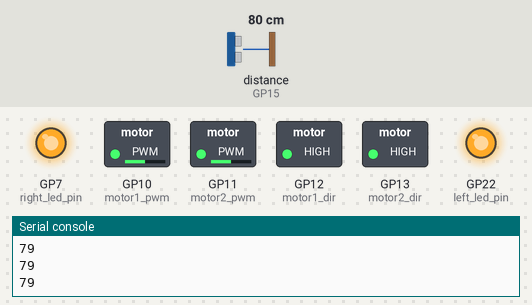
The program below on a simulated Raspberry Pi Pico running MicroPython. Parts: switched loads named in the program (green lamp = pin HIGH), output pins drawn as LEDs (lit = HIGH), the last lines printed to the serial console. The inputs (shaded band) are chosen by the test bench; at power-on: distance to the obstacle (sensor on GP15) 80 cm. The echo pulse lasts 58.3 µs per cm; random numbers come from a fixed seed; pins used as bus, display or sensor lines are not drawn.

Above: at 1.2 s.
1.3 s: distance to the obstacle (sensor on GP15) set to 5 cm
2.8 s: distance to the obstacle (sensor on GP15) set to 2 cm
At 4.0 s:
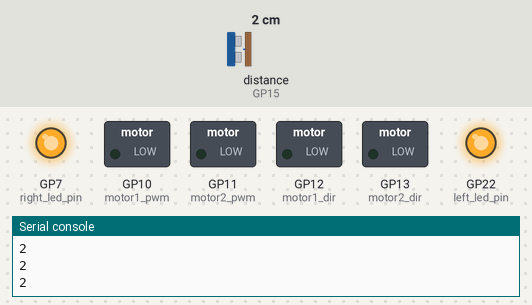
4.3 s: distance to the obstacle (sensor on GP15) set to 4 cm
At 5.3 s:
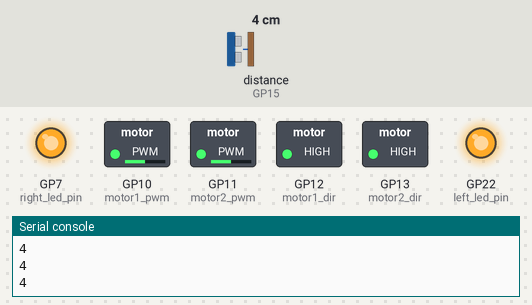
Timing chart, 0 to 7.3 s (numbered marks = the images above; inputs shaded):
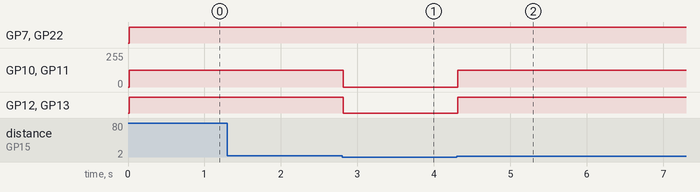

The program:

OOP3.py
```python
from machine import Pin, PWM, time_pulse_us
import utime
import random

class Motors:
    def __init__(self, pwm_pin1, dir_pin1, pwm_pin2, dir_pin2):
        self.motor1_pwm_pin = pwm_pin1
        self.motor1_dir_pin = dir_pin1
        self.motor2_pwm_pin = pwm_pin2
        self.motor2_dir_pin = dir_pin2
        self.motor1_pwm = PWM(Pin(self.motor1_pwm_pin))
        self.motor1_dir = Pin(self.motor1_dir_pin, Pin.OUT)
        self.motor2_pwm = PWM(Pin(self.motor2_pwm_pin))
        self.motor2_dir = Pin(self.motor2_dir_pin, Pin.OUT)

    def motors_speed(self, left_speed, right_speed):
        # Control direction
        self.motor1_dir.value(1 if left_speed > 0 else 0)
        self.motor2_dir.value(1 if right_speed > 0 else 0)

        # Set PWM duty cycle
        left_speed = max(0, min(100, abs(left_speed)))
        left_duty_cycle = int((left_speed / 100) * 65535)
        self.motor1_pwm.duty_u16(left_duty_cycle)

        right_speed = max(0, min(100, abs(right_speed)))
        right_duty_cycle = int((right_speed / 100) * 65535)
        self.motor2_pwm.duty_u16(right_duty_cycle)


class Sensors:
    def __init__(self, trigger_pin, echo_pin, left_sensor_pin, right_sensor_pin):
        self.trigger_pin = Pin(trigger_pin, Pin.OUT)
        self.echo_pin = Pin(echo_pin, Pin.IN)
        self.left_sensor_pin = Pin(left_sensor_pin, Pin.IN)
        self.right_sensor_pin = Pin(right_sensor_pin, Pin.IN)

    def measure_distance(self):
        self.trigger_pin.off()
        utime.sleep_us(2)
        self.trigger_pin.on()
        utime.sleep_us(10)
        self.trigger_pin.off()

        pulse_width = time_pulse_us(self.echo_pin, 1, 30000)  # 30ms timeout (max range)
        distance = pulse_width * 0.034 / 2  # Speed of sound = 0.034 cm/us
        return round(distance)

    def get_tracking(self):
        left = self.left_sensor_pin.value()
        right = self.right_sensor_pin.value()

        if left == 0 and right == 0:
            return 0
        elif left == 0 and right == 1:
            return 1
        elif left == 1 and right == 0:
            return 10
        elif left == 1 and right == 1:
            return 11

# LED pins
left_led_pin = Pin(22, Pin.OUT)
right_led_pin = Pin(7, Pin.OUT)

# Ultrasonic sensor pins
trigger_pin = 14
echo_pin = 15

# Sensor pins
left_sensor_pin = 3
right_sensor_pin = 2

# Motor 1 pins
motor1_pwm_pin = 10
motor1_dir_pin = 12

# Motor 2 pins
motor2_pwm_pin = 11
motor2_dir_pin = 13

# Set PWM frequency for motors
pwm_frequency = 1000

# Initialize motors
motors = Motors(pwm_pin1=motor1_pwm_pin, dir_pin1=motor1_dir_pin, pwm_pin2=motor2_pwm_pin, dir_pin2=motor2_dir_pin)
motor1_pwm = PWM(Pin(motor1_pwm_pin))
motor2_pwm = PWM(Pin(motor2_pwm_pin))
motor1_pwm.freq(pwm_frequency)
motor2_pwm.freq(pwm_frequency)

# Initialize ultrasonic sensor
sensors = Sensors(trigger_pin, echo_pin, left_sensor_pin, right_sensor_pin)

def generate_random_20():
    return random.choice([-20, 20])

while True:
    tracking_state = sensors.get_tracking()
    distance_cm = sensors.measure_distance()
    utime.sleep_ms(10)  # Adjust sleep duration as needed
    print(distance_cm)
    if distance_cm > 3:
        if tracking_state == 0:
            tracking_state = sensors.get_tracking()
            speed = generate_random_20()
            motors.motors_speed(speed, -speed)  # Turn right
            utime.sleep_ms(200)

        elif tracking_state == 10:
            tracking_state = sensors.get_tracking()
            motors.motors_speed(-30, 30)  # Turn right
            left_led_pin.off()
            right_led_pin.on()  # Turn on right LED
        elif tracking_state == 1:
            tracking_state = sensors.get_tracking()
            motors.motors_speed(30, -30)  # Turn left
            left_led_pin.on()  # Turn on left LED
            right_led_pin.off()
        elif tracking_state == 11:
            tracking_state
            motors.motors_speed(50, 50)  # Move forward
            left_led_pin.on()  # Turn on left LED
            right_led_pin.on()  # Turn on right LED
    else:
        tracking_state = sensors.get_tracking()
        motors.motors_speed(0,0)  # Stop motors
```

Measured:
- the behaviour switches between 4 and 3 cm on distance to the obstacle (sensor on GP15) (found by bisection; images 0 and 1)
- after the input at 2.8 s, GP10 (motor1_pwm), GP11 (motor2_pwm): 127/255 → 0/255 at once; GP12 (motor1_dir), GP13 (motor2_dir): HIGH → LOW at once
- after the input at 4.3 s, GP10 (motor1_pwm), GP11 (motor2_pwm): 0/255 → 127/255 at once; GP12 (motor1_dir), GP13 (motor2_dir): LOW → HIGH at once
